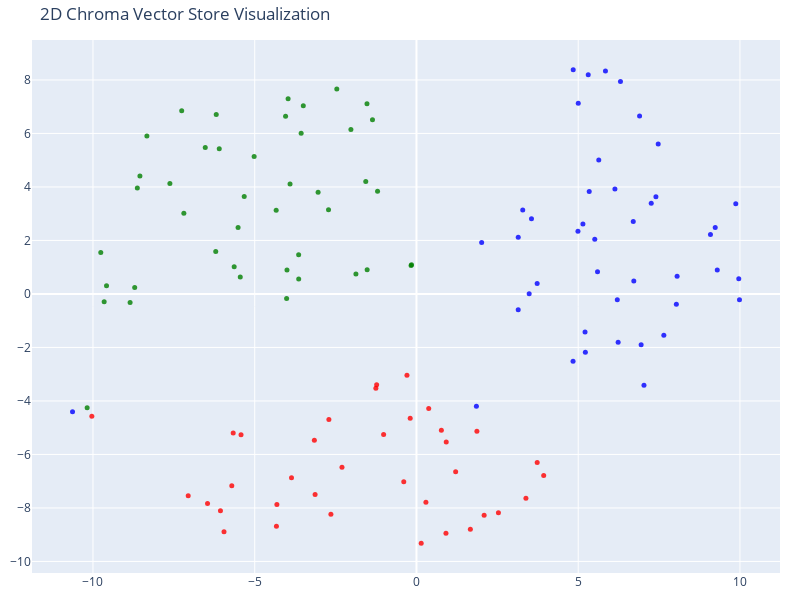

Source (notebook cell):
### Code cell
# Reduce the dimensionality of the vectors to 2D using t-SNE
# (t-distributed stochastic neighbor embedding)

tsne = TSNE(n_components=2, random_state=42)
reduced_vectors = tsne.fit_transform(vectors)

# Create the 2D scatter plot
fig = go.Figure(data=[go.Scatter(
    x=reduced_vectors[:, 0],
    y=reduced_vectors[:, 1],
    mode='markers',
    marker=dict(size=5, color=colors, opacity=0.8),
    text=[f"Type: {t}<br>Text: {d[:100]}..." for t, d in zip(doc_types, documents)],
    hoverinfo='text'
)])

fig.update_layout(
    title='2D Chroma Vector Store Visualization',
    scene=dict(xaxis_title='x',yaxis_title='y'),
    width=800,
    height=600,
    margin=dict(r=20, b=10, l=10, t=40)
)

fig.show()

### Figure 1 — Plotly figure (JSON) as saved in the notebook; plotly's stock layout.template omitted (floating-point values rounded to 4 significant figures)
{"data": [{"hoverinfo": "text", "marker": {"color": ["blue", "blue", "blue", "blue", "blue", "blue", "blue", "blue", "blue", "blue", "blue", "blue", "blue", "blue", "blue", "blue", "blue", "blue", "blue", "blue", "blue", "blue", "blue", "blue", "blue", "blue", "blue", "blue", "blue", "blue", "blue", "blue", "blue", "blue", "blue", "blue", "blue", "blue", "blue", "blue", "blue", "blue", "blue", "green", "green", "green", "green", "green", "green", "green", "green", "green", "green", "green", "green", "green", "green", "green", "green", "green", "green", "green", "green", "green", "green", "green", "green", "green", "green", "green", "green", "green", "green", "green", "green", "green", "green", "green", "green", "green", "green", "green", "green", "green", "green", "green", "red", "red", "red", "red", "red", "red", "red", "red", "red", "red", "red", "red", "red", "red", "red", "red", "red", "red", "red", "red", "red", "red", "red", "red", "red", "red", "red", "red", "red", "red", "red", "red", "red", "red", "red", "red"], "opacity": 0.8, "size": 5}, "mode": "markers", "text": ["Type: cricket_matches\\match1.md<br>Text: ### **India vs Australia**\n*ICC Men's T20 World Cup, Super Eight*\n\n---\n\n## **Match Summary**\n\n* **Te...", "Type: cricket_matches\\match1.md<br>Text: ---\n\n## **Scorecard**\n\n### **India Innings**\n**(Total: 205/5 in 20 overs, RR: 10.25)**\n\n| **Batter**...", "Type: cricket_matches\\match1.md<br>Text: **Fall of wickets:** 1-6 (Virat Kohli, 1.4 ov), 2-93 (Rishabh Pant, 7.6 ov), 3-127 (Rohit Sharma, 11...", "Type: cricket_matches\\match1.md<br>Text: ### **Australia Innings**\n**(Target: 206 from 20 overs)**\n**(Total: 181/7 in 20 overs, RR: 9.05)**\n\n...", "Type: cricket_matches\\match1.md<br>Text: **Fall of wickets:** 1-6 (David Warner, 0.6 ov), 2-87 (Mitchell Marsh, 8.6 ov), 3-128 (Glenn Maxwell...", "Type: cricket_matches\\match1.md<br>Text: ---\n\n## **Match Flow**\n\n### **India Innings**\n* **Powerplay (Overs 0.1 - 6.0):** 60 runs, 1 wicket\n*...", "Type: cricket_matches\\match1.md<br>Text: ---\n\n## **Ball-by-Ball Commentary (India Innings)**\n\n#### **Over 1: Mitchell Starc**\n* **0.1:** No r...", "Type: cricket_matches\\match1.md<br>Text: #### **Over 2: Josh Hazlewood**\n* **1.1:** Single. Good length in the channel, jabbed through backwa...", "Type: cricket_matches\\match1.md<br>Text: #### **Over 3: Mitchell Starc**\n* **2.1:** SIX! Bosh, launched up and over! Full outside off and Roh...", "Type: cricket_matches\\match1.md<br>Text: #### **Over 4: Josh Hazlewood**\n* **3.1:** No run. Back to top-of-off stylings from Hazlewood, Pant ...", "Type: cricket_matches\\match1.md<br>Text: #### **Over 5: Pat Cummins**\n* **4.1:** SIX! First ball goes the journey! More tonkage from India's ...", "Type: cricket_matches\\match1.md<br>Text: #### **Over 6: Josh Hazlewood**\n* **5.1:** Leg bye. Back of a length, deflected for one off the padd...", "Type: cricket_matches\\match1.md<br>Text: #### **Over 7: Adam Zampa**\n* **6.1:** SIX! Creamed down the ground first ball! Pant skips out and b...", "Type: cricket_matches\\match1.md<br>Text: #### **Over 9: Adam Zampa**\n* **8.1:** Single. Clipped down the ground.\n* **8.2:** Single. 90kph and...", "Type: cricket_matches\\match1.md<br>Text: #### **Over 10: Marcus Stoinis**\n* **9.1:** FOUR. Swatted, just clears short fine leg! Spliced on th...", "Type: cricket_matches\\match1.md<br>Text: #### **Over 11: Pat Cummins**\n* **10.1:** Two runs. Punched into the off side and they get two thank...", "Type: cricket_matches\\match1.md<br>Text: #### **Over 12: Mitchell Starc**\n* **11.1:** No run.\n* **11.2:** **WICKET!** OUT! Rohit Sharma b Sta...", "Type: cricket_matches\\match1.md<br>Text: #### **Over 14: Marcus Stoinis**\n* **13.1:** Single. Length ball angling in, driven through midwicke...", "Type: cricket_matches\\match1.md<br>Text: #### **Over 15: Mitchell Starc**\n* **14.1:** FOUR. Slashed between short third and backward point!\n*...", "Type: cricket_matches\\match1.md<br>Text: #### **Over 16: Josh Hazlewood**\n* **15.1:** No run. Shortish, 133kph, over the top of off. Pandya c...", "Type: cricket_matches\\match1.md<br>Text: #### **Over 17: Adam Zampa**\n* **16.1:** Single. Goes full and flat at the pads, swatted through mid...", "Type: cricket_matches\\match1.md<br>Text: #### **Over 18: Pat Cummins**\n* **17.1:** Two runs. Round the wicket, full and wide. Dube thrashes a...", "Type: cricket_matches\\match1.md<br>Text: #### **Over 19: Marcus Stoinis**\n* **18.1:** SIX! Pandya plays a pirouetting smash over cover!\n* **1...", "Type: cricket_matches\\match1.md<br>Text: #### **Over 20: Pat Cummins**\n* **19.1:** Single. Round the wicket, dug in short. Jaddu short-arms a...", "Type: cricket_matches\\match1.md<br>Text: ---\n\n## **Ball-by-Ball Commentary (Australia Innings)**\n\n#### **Over 1: Arshdeep Singh**\n* **0.1:** ...", "Type: cricket_matches\\match1.md<br>Text: #### **Over 2: Jasprit Bumrah**\n* **1.1:** No run. Back of a length, chopped into the covers off the...", "Type: cricket_matches\\match1.md<br>Text: #### **Over 3: Arshdeep Singh**\n* **2.1:** No run. Low full-toss, clipped to midwicket.\n* **2.2:** N...", "Type: cricket_matches\\match1.md<br>Text: #### **Over 4: Jasprit Bumrah**\n* **3.1:** FOUR. Length ball, fifth-stump line, Head frees his arms ...", "Type: cricket_matches\\match1.md<br>Text: #### **Over 5: Axar Patel**\n* **4.1:** No run. Length ball slanting in, doesn't connect with the swe...", "Type: cricket_matches\\match1.md<br>Text: #### **Over 6: Hardik Pandya**\n* **5.1:** Wide. Slower bouncer, ends up well wide outside off.\n* **5...", "Type: cricket_matches\\match1.md<br>Text: #### **Over 7: Kuldeep Yadav**\n* **6.1:** No run. Tossed up outside leg, swept to short fine leg.\n* ...", "Type: cricket_matches\\match1.md<br>Text: #### **Over 8: Hardik Pandya**\n* **7.1:** Two runs. Length ball slanting across, punched to the left...", "Type: cricket_matches\\match1.md<br>Text: #### **Over 9: Kuldeep Yadav**\n* **8.1:** Single. Low full-toss on middle and leg, clipped down to l...", "Type: cricket_matches\\match1.md<br>Text: #### **Over 10: Hardik Pandya**\n* **9.1:** FOUR. Bad ball. Back of a length, plenty of room for Head...", "Type: cricket_matches\\match1.md<br>Text: #### **Over 11: Ravindra Jadeja**\n* **10.1:** FOUR. And Maxwell begins with a super shot. Opens his ...", "Type: cricket_matches\\match1.md<br>Text: #### **Over 12: Kuldeep Yadav**\n* **11.1:** Single. Tossed up on middle and leg, swept down to deep ...", "Type: cricket_matches\\match1.md<br>Text: #### **Over 13: Axar Patel**\n* **12.1:** No run. Back of a length outside off, cut to short third.\n*...", "Type: cricket_matches\\match1.md<br>Text: #### **Over 14: Kuldeep Yadav**\n* **13.1:** **WICKET!** OUT! Glenn Maxwell b Kuldeep Yadav 20 (12b)....", "Type: cricket_matches\\match1.md<br>Text: #### **Over 15: Axar Patel**\n* **14.1:** **WICKET!** OUT! Marcus Stoinis c Pandya b Patel 2 (4b). Re...", "Type: cricket_matches\\match1.md<br>Text: #### **Over 17: Jasprit Bumrah**\n* **16.1:** Single. Length ball, flat-bats to deep midwicket.\n* **1...", "Type: cricket_matches\\match1.md<br>Text: #### **Over 18: Arshdeep Singh**\n* **17.1:** **WICKET!** OUT! Matthew Wade c Kuldeep Yadav b Arshdee...", "Type: cricket_matches\\match1.md<br>Text: #### **Over 19: Jasprit Bumrah**\n* **18.1:** Bye. Length ball straightens and bounces over off stump...", "Type: cricket_matches\\match1.md<br>Text: #### **Over 20: Hardik Pandya**\n* **19.1:** Two runs. Slower ball, back of a length, flat-batted dow...", "Type: cricket_matches\\match2.md<br>Text: ### **India vs England**\n*ICC Men's T20 World Cup Semi-Final 2024*\n\n---\n\n## **Match Summary**\n\n* **T...", "Type: cricket_matches\\match2.md<br>Text: | **Batter** | **Dismissal** | **R** | **B** | **4s** | **6s** | **SR** |\n| :---------------------- ...", "Type: cricket_matches\\match2.md<br>Text: **Fall of wickets:** 1-19 (Virat Kohli, 2.4 ov), 2-40 (Rishabh Pant, 5.2 ov), 3-113 (Rohit Sharma, 1...", "Type: cricket_matches\\match2.md<br>Text: | **Batter** | **Dismissal** | **R** | **B** | **4s** | **6s** | **SR** |\n| :-------------------- | ...", "Type: cricket_matches\\match2.md<br>Text: **Fall of wickets:** 1-26 (Jos Buttler, 3.1 ov), 2-34 (Phil Salt, 4.4 ov), 3-35 (Jonny Bairstow, 5.1...", "Type: cricket_matches\\match2.md<br>Text: ---\n\n## **Match Flow**\n\n### **India Innings**\n* **Powerplay (Overs 0.1 - 6.0):** 46 runs, 2 wickets\n...", "Type: cricket_matches\\match2.md<br>Text: ---\n\n## **Ball-by-Ball Commentary (India Innings)**\n\n#### **Over 1: Reece Topley**\n* **0.1:** No run...", "Type: cricket_matches\\match2.md<br>Text: #### **Over 2: Jofra Archer**\n* **1.1:** No run. Stays low! Archer hits a length in the channel, Koh...", "Type: cricket_matches\\match2.md<br>Text: #### **Over 3: Reece Topley**\n* **2.1:** No run. An offcutter, 128kph/79mph and it spins up past the...", "Type: cricket_matches\\match2.md<br>Text: #### **Over 4: Jofra Archer**\n* **3.1:** No run. Back of a length on the stumps, again seems to stay...", "Type: cricket_matches\\match2.md<br>Text: #### **Over 5: Reece Topley**\n* **4.1:** Single. On the pads, flicked in the air... but short of Ras...", "Type: cricket_matches\\match2.md<br>Text: #### **Over 6: Sam Curran**\n* **5.1:** No run. Good length from over the wicket, Pant nudges to midw...", "Type: cricket_matches\\match2.md<br>Text: #### **Over 7: Adil Rashid**\n* **6.1:** FOUR. Rohit goes for the reverse and gets it away! Chopping ...", "Type: cricket_matches\\match2.md<br>Text: #### **Over 8: Chris Jordan**\n* **7.1:** Single. Short with pace off, wide of off stump. Rohit pulls...", "Type: cricket_matches\\match2.md<br>Text: ***-- RAIN DELAY --***\n\n#### **Over 9: Liam Livingstone**\n* **8.1:** No run. Loopy and full, 89ks on...", "Type: cricket_matches\\match2.md<br>Text: #### **Over 10: Adil Rashid**\n* **9.1:** Single. Goes back and tucks it towards long-on again.\n* **9...", "Type: cricket_matches\\match2.md<br>Text: #### **Over 11: Liam Livingstone**\n* **10.1:** No run. Length on fifth, underedges the cut towards b...", "Type: cricket_matches\\match2.md<br>Text: #### **Over 12: Adil Rashid**\n* **11.1:** No run. Punches it off a length to cover.\n* **11.2:** Two ...", "Type: cricket_matches\\match2.md<br>Text: #### **Over 13: Sam Curran**\n* **12.1:** SIX! Remarkable launch square of the wicket. Pitched up and...", "Type: cricket_matches\\match2.md<br>Text: #### **Over 14: Adil Rashid**\n* **13.1:** Single. Goes back and clips it to deep midwicket. Rashid k...", "Type: cricket_matches\\match2.md<br>Text: #### **Over 15: Liam Livingstone**\n* **14.1:** FOUR. Cut with the spin and almost off the keeper's g...", "Type: cricket_matches\\match2.md<br>Text: #### **Over 16: Jofra Archer**\n* **15.1:** Single. Legcutter on a back of length outside off, cut to...", "Type: cricket_matches\\match2.md<br>Text: #### **Over 17: Liam Livingstone**\n* **16.1:** No run. Full on leg, driven back to the bowler.\n* **1...", "Type: cricket_matches\\match2.md<br>Text: #### **Over 18: Chris Jordan**\n* **17.1:** Two runs. Into the pitch, Hardik makes room and bunt-cuts...", "Type: cricket_matches\\match2.md<br>Text: #### **Over 19: Jofra Archer**\n* **18.1:** Single. Bunts it off a length to deep point.\n* **18.2:** ...", "Type: cricket_matches\\match2.md<br>Text: #### **Over 20: Chris Jordan**\n* **19.1:** Two runs. Jadeja stays leg side of the slower length ball...", "Type: cricket_matches\\match2.md<br>Text: ---\n\n## **Ball-by-Ball Commentary (England Innings)**\n\n#### **Over 1: Arshdeep Singh**\n* **0.1:** Si...", "Type: cricket_matches\\match2.md<br>Text: #### **Over 2: Jasprit Bumrah**\n* **1.1:** Single. Short of a length, 136kph/84mph into the body. Sa...", "Type: cricket_matches\\match2.md<br>Text: #### **Over 3: Arshdeep Singh**\n* **2.1:** FOUR. Buttler saunters down and smashes over mid-off!\n* *...", "Type: cricket_matches\\match2.md<br>Text: #### **Over 4: Axar Patel**\n* **3.1:** **WICKET!** OUT! Jos Buttler c †Pant b Patel 23 (15b). Axar t...", "Type: cricket_matches\\match2.md<br>Text: #### **Over 5: Jasprit Bumrah**\n* **4.1:** No run. Fizzing slower ball, dipping and then spinning aw...", "Type: cricket_matches\\match2.md<br>Text: #### **Over 6: Axar Patel**\n* **5.1:** **WICKET!** OUT! Jonny Bairstow b Patel 0 (3b). There's anoth...", "Type: cricket_matches\\match2.md<br>Text: #### **Over 7: Kuldeep Yadav**\n* **6.1:** Single. Over the wicket, tossed up around off stump. Moeen...", "Type: cricket_matches\\match2.md<br>Text: #### **Over 8: Axar Patel**\n* **7.1:** **WICKET!** OUT! Moeen Ali st †Pant b Patel 8 (10b). Stumped!...", "Type: cricket_matches\\match2.md<br>Text: #### **Over 9: Kuldeep Yadav**\n* **8.1:** **WICKET!** OUT! Sam Curran lbw b Kuldeep Yadav 2 (4b). Tr...", "Type: cricket_matches\\match2.md<br>Text: #### **Over 10: Ravindra Jadeja**\n* **9.1:** Two runs. Fired down on off stump, Brook cuts and gets ...", "Type: cricket_matches\\match2.md<br>Text: #### **Over 11: Kuldeep Yadav**\n* **10.1:** Two runs. Run-out missed, overthrow taken. Full ball pus...", "Type: cricket_matches\\match2.md<br>Text: #### **Over 12: Ravindra Jadeja**\n* **11.1:** Single. Tucks it across to the leg side.\n* **11.2:** S...", "Type: cricket_matches\\match2.md<br>Text: #### **Over 13: Kuldeep Yadav**\n* **12.1:** Single. Chops it off the back foot to point.\n* **12.2:**...", "Type: cricket_matches\\match2.md<br>Text: #### **Over 14: Ravindra Jadeja**\n* **13.1:** No run. Archer unsure, manages to work it back to the ...", "Type: cricket_matches\\match2.md<br>Text: #### **Over 15: Axar Patel**\n* **14.1:** Two runs. Goes across and tucks it off the front foot throu...", "Type: cricket_matches\\match2.md<br>Text: #### **Over 16: Hardik Pandya**\n* **15.1:** Two runs. Chops it to deep point.\n* **15.2:** **WICKET!*...", "Type: cricket_matches\\match2.md<br>Text: #### **Over 17: Jasprit Bumrah**\n* **16.1:** Single. Slower low full toss, Topley brooms it to long-...", "Type: cricket_matches\\match3.md<br>Text: ### **India vs South Africa**\n*ICC Men's T20 World Cup Final 2024*\n\n---\n\n## **Match Summary**\n\n* **T...", "Type: cricket_matches\\match3.md<br>Text: ---\n\n## **Scorecard**\n\n### **India Innings**\n**(Total: 176/7 in 20 overs, RR: 8.80)**\n\n| **Batter** ...", "Type: cricket_matches\\match3.md<br>Text: **Fall of wickets:** 1-23 (Rohit Sharma, 1.4 ov), 2-23 (Rishabh Pant, 1.6 ov), 3-34 (Suryakumar Yada...", "Type: cricket_matches\\match3.md<br>Text: ### **South Africa Innings**\n**(Target: 177 from 20 overs)**\n**(Total: 169/8 in 20 overs, RR: 8.45)*...", "Type: cricket_matches\\match3.md<br>Text: **Fall of wickets:** 1-7 (Reeza Hendricks, 1.3 ov), 2-12 (Aiden Markram, 2.3 ov), 3-70 (Tristan Stub...", "Type: cricket_matches\\match3.md<br>Text: ---\n\n## **Match Flow**\n\n### **India Innings**\n* **Powerplay (Overs 0.1 - 6.0):** 45 runs, 3 wickets\n...", "Type: cricket_matches\\match3.md<br>Text: #### **Over 1: Marco Jansen**\n* **0.1:** Single. Full to start, just a hint of swing to straighten t...", "Type: cricket_matches\\match3.md<br>Text: #### **Over 2: Keshav Maharaj**\n* **1.1:** FOUR. Just a touch back of a length, not a lot of width, ...", "Type: cricket_matches\\match3.md<br>Text: #### **Over 3: Kagiso Rabada**\n* **2.1:** No run. Back of a length outside off, and steep bounce thr...", "Type: cricket_matches\\match3.md<br>Text: #### **Over 4: Keshav Maharaj**\n* **3.1:** Two runs. Tossed up wide of off, driven with a wristy sla...", "Type: cricket_matches\\match3.md<br>Text: #### **Over 5: Kagiso Rabada**\n* **4.1:** Single. Length ball outside off, presses forward and guide...", "Type: cricket_matches\\match3.md<br>Text: #### **Over 6: Aiden Markram**\n* **5.1:** Single. Full, angling into middle and leg, clipped to deep...", "Type: cricket_matches\\match3.md<br>Text: #### **Over 7: Anrich Nortje**\n* **6.1:** Single. Back of a length close to off stump, opens the bat...", "Type: cricket_matches\\match3.md<br>Text: #### **Over 8: Aiden Markram**\n* **7.1:** Single. Full, angled into leg stump from round the wicket,...", "Type: cricket_matches\\match3.md<br>Text: #### **Over 9: Keshav Maharaj**\n* **8.1:** Single. Goes back and punches a length ball down to long-...", "Type: cricket_matches\\match3.md<br>Text: #### **Over 10: Tabraiz Shamsi**\n* **9.1:** Wide. Starts with a wide outside off.\n* **9.1:** Single....", "Type: cricket_matches\\match3.md<br>Text: #### **Over 11: Marco Jansen**\n* **10.1:** Single. Slower ball, skews off a leading edge, but short ...", "Type: cricket_matches\\match3.md<br>Text: #### **Over 12: Tabraiz Shamsi**\n* **11.1:** No run. Steps into the full length, and clipped to the ...", "Type: cricket_matches\\match3.md<br>Text: #### **Over 13: Anrich Nortje**\n* **12.1:** Single. Full, on the toes, flicked uppishly out to deep ...", "Type: cricket_matches\\match3.md<br>Text: #### **Over 14: Kagiso Rabada**\n* **13.1:** SIX! What a shot! Axar holds his shape and lifts a full ...", "Type: cricket_matches\\match3.md<br>Text: #### **Over 15: Marco Jansen**\n* **14.1:** SIX! Dube dumps it long! Sits back and swings a length ba...", "Type: cricket_matches\\match3.md<br>Text: #### **Over 17: Anrich Nortje**\n* **16.1:** Single. Outside off, chopped to deep backward point.\n* *...", "Type: cricket_matches\\match3.md<br>Text: #### **Over 18: Kagiso Rabada**\n* **17.1:** SIX! Kohli goes long at last! Length ball outside off, a...", "Type: cricket_matches\\match3.md<br>Text: #### **Over 19: Marco Jansen**\n* **18.1:** No ball. Jansen oversteps, Kohli misses the swing. Free h...", "Type: cricket_matches\\match3.md<br>Text: #### **Over 20: Anrich Nortje**\n* **19.1:** Wide. Full length but too wide.\n* **19.1:** Single. Swun...", "Type: cricket_matches\\match3.md<br>Text: ---\n\n## **Ball-by-Ball Commentary (South Africa Innings)**\n\n#### **Over 1: Arshdeep Singh**\n* **0.1:...", "Type: cricket_matches\\match3.md<br>Text: #### **Over 3: Arshdeep Singh**\n* **2.1:** Full, pushed to the right of mid-on for one.\n* **2.2:** S...", "Type: cricket_matches\\match3.md<br>Text: #### **Over 5: Axar Patel**\n* **4.1:** Struck on the pad outside the line while attempting a sweep.\n...", "Type: cricket_matches\\match3.md<br>Text: #### **Over 7: Axar Patel**\n* **6.1:** Single. Back of a length, chopped to the off-side sweeper.\n* ...", "Type: cricket_matches\\match3.md<br>Text: #### **Over 9: Axar Patel**\n* **8.1:** SIX! Stubbs steps across and pulls a shortish ball over deep ...", "Type: cricket_matches\\match3.md<br>Text: #### **Over 10: Hardik Pandya**\n* **9.1:** No run. Back of a length, punched to short cover.\n* **9.2...", "Type: cricket_matches\\match3.md<br>Text: #### **Over 12: Kuldeep Yadav**\n* **11.1:** Single. Skimmies down, toe-ends to point.\n* **11.2:** No...", "Type: cricket_matches\\match3.md<br>Text: #### **Over 14: Kuldeep Yadav**\n* **13.1:** Two runs. Clipped to deep midwicket.\n* **13.2:** No run....", "Type: cricket_matches\\match3.md<br>Text: #### **Over 16: Jasprit Bumrah**\n* **15.1:** Single. Inside-edge past the stumps!\n* **15.2:** Two ru...", "Type: cricket_matches\\match3.md<br>Text: #### **Over 18: Jasprit Bumrah**\n* **17.1:** No run. Snorter! Misses the outside edge and off stump ...", "Type: cricket_matches\\match3.md<br>Text: #### **Over 20: Hardik Pandya (16 runs to defend)**\n* **19.1:** **WICKET!** OUT! David Miller c Yada..."], "type": "scatter", "x": [-10.63, 4.845, 5.31, 5.842, 6.306, 5.001, 7.473, 9.87, 9.298, 9.235, 9.963, 9.088, 6.718, 8.057, 6.208, 9.985, 8.034, 6.945, 7.647, 4.84, 5.211, 5.221, 6.234, 5.635, 6.897, 7.402, 3.731, 7.258, 3.484, 5.146, 3.285, 4.992, 3.145, 5.512, 2.015, 3.556, 1.852, 3.146, 5.596, 6.701, 7.033, 6.135, 5.34, -10.18, -9.654, -9.581, -8.852, -8.71, -9.759, -8.334, -6.529, -7.257, -6.096, -6.19, -5.018, -4.046, -1.529, -1.36, -3.565, -2.027, -3.499, -2.462, -3.968, -1.568, -3.041, -1.203, -2.718, -0.1669, -5.515, -8.549, -7.622, -8.629, -6.205, -7.19, -5.635, -4.014, -5.446, -4.003, -1.872, -3.641, -1.524, -3.642, -0.1528, -4.337, -3.908, -5.325, -10.04, -7.056, -6.459, -6.06, -5.95, -5.708, 3.933, -2.645, 0.2919, 0.1459, -0.3928, -1.016, 0.9113, -0.1941, 0.3784, 0.7699, 3.732, 0.92, 1.868, 1.211, 2.534, 1.666, 2.092, 3.384, -4.329, -4.315, -3.134, -1.255, -1.231, -0.2941, -3.156, -3.863, -2.707, -5.423, -2.302, -5.665], "y": [-4.399, 8.38, 8.199, 8.338, 7.944, 7.127, 5.602, 3.374, 0.8941, 2.485, 0.5652, 2.225, 0.4828, 0.659, -0.217, -0.2157, -0.3873, -1.903, -1.547, -2.515, -1.426, -2.176, -1.805, 5.007, 6.654, 3.635, 0.388, 3.391, 0.01119, 2.617, 3.137, 2.342, -0.5927, 2.042, 1.92, 2.811, -4.197, 2.117, 0.8343, 2.709, -3.412, 3.927, 3.829, -4.256, -0.2881, 0.3044, -0.3169, 0.2433, 1.545, 5.902, 5.471, 6.847, 5.431, 6.705, 5.142, 6.643, 7.111, 6.509, 6.004, 6.148, 7.035, 7.663, 7.297, 4.199, 3.805, 3.84, 3.152, 1.063, 2.487, 4.408, 4.126, 3.958, 1.589, 3.021, 1.019, -0.1702, 0.6299, 0.9, 0.7504, 0.5551, 0.9065, 1.466, 1.094, 3.131, 4.111, 3.645, -4.57, -7.54, -7.837, -8.101, -8.886, -7.167, -6.784, -8.234, -7.786, -9.319, -7.021, -5.251, -8.95, -4.648, -4.279, -5.094, -6.303, -5.531, -5.137, -6.648, -8.175, -8.793, -8.275, -7.637, -8.682, -7.867, -7.495, -3.527, -3.396, -3.036, -5.473, -6.872, -4.691, -5.259, -6.476, -5.2]}], "layout": {"height": 600, "margin": {"b": 10, "l": 10, "r": 20, "t": 40}, "scene": {"xaxis": {"title": {"text": "x"}}, "yaxis": {"title": {"text": "y"}}}, "title": {"text": "2D Chroma Vector Store Visualization"}, "width": 800}}
